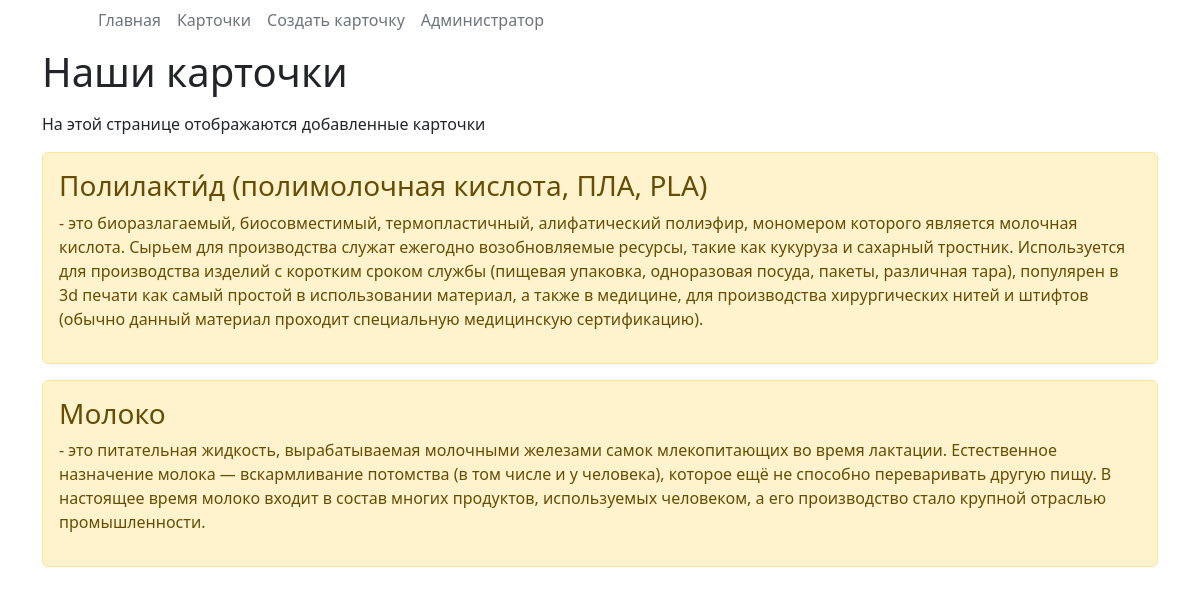
Before: /cards with the older database file.
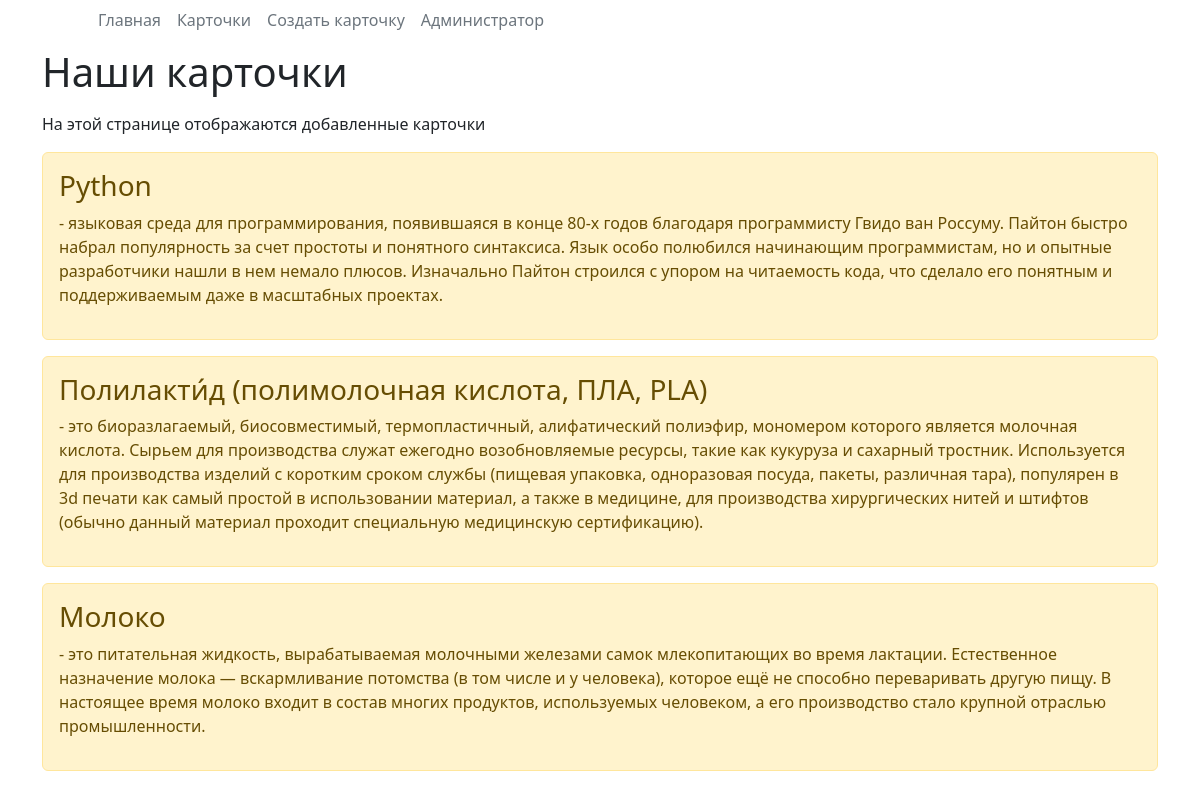
After: the same page with the newer database file.
### anki/models.py (models this page shows, shortened)
class AnkiCards(models.Model):
    name_cards = models.CharField("Название карточки", max_length=50)
    description = models.TextField("Описание карточки")
    class Meta:
        verbose_name = "Карточка"
        verbose_name_plural = "Карточки"

### anki/views.py (the view)
# urls.py: path('cards', views.cards, name='cards'),
def cards(request):
    table_cards = AnkiCards.objects.order_by('-id')
    return render(request, 'anki/cards.html', {'title': 'Главная страница сайта', 'cards': table_cards})   # Карточки

### anki/templates/anki/cards.html (shortened to what this page needs)
{% extends 'anki/base.html' %}
{% block namepage %}
    <h1>Наши карточки</h1>
{% endblock %}
{% block content %}
    <p>На этой странице отображаются добавленные карточки</p>
    {% if cards %}
        {% for el in cards %}
         <div class="alert alert-warning mt-2">
                <h3>{{ el.name_cards }}</h3>
             <p>{{ el.description }}</p>
            </div>
        {%endfor%}
    {% else %}
        <p>У нас нет записей</p>
    {% endif %}
{% endblock %}

### anki/templates/anki/base.html (shortened to what this page needs)
<!doctype html>
<html lang="ru">
<head>
    <link rel="stylesheet" href="https://cdn.jsdelivr.net/npm/bootstrap@5.3.2/dist/css/bootstrap.min.css">
</head>
<body>
    <div class="container">
      <div class="d-flex flex-wrap align-items-center justify-content-center justify-content-lg-start">
        <a href="/" class="d-flex align-items-center mb-2 mb-lg-0 text-white text-decoration-none">
          <svg class="bi me-2" width="40" height="32" role="img" aria-label="Bootstrap"><use xlink:href="#bootstrap"></use></svg>
        </a>
        <ul class="nav col-12 col-lg-auto me-lg-auto mb-2 justify-content-center mb-md-0">
          <li><a href="{% url 'index' %}" class="nav-link px-2 text-secondary">Главная</a></li>
          <li><a href="{% url 'cards' %}" class="nav-link px-2 text-secondary">Карточки</a></li>
          <li><a href="{% url 'create' %}" class="nav-link px-2 text-secondary">Создать карточку</a></li>
          <li><a href="/admin" class="nav-link px-2 text-secondary">Администратор</a></li>
        </ul>
      </div>
    </div>
    <div class="container">
        <h1>{% block namepage %}{% endblock %}</h1>
        <p>{% block content %}{% endblock %} </p>
    </div>
</body>
</html>

Changed rows visible on the page:
added AnkiCards: name_cards "Python", description "- языковая среда для программирования, появившаяся в конце 80-х годов благодаря программисту Гвидо ван Россуму. Пайтон быстро набрал популярность за счет простоты и понятного синтаксиса. Язык особо полюбился начинающим программистам, но и опытные разработчики нашли в нем немало плюсов. Изначально Пайтон строился с упором на читаемость кода, что сделало его понятным и поддерживаемым даже в масштабных проектах."
